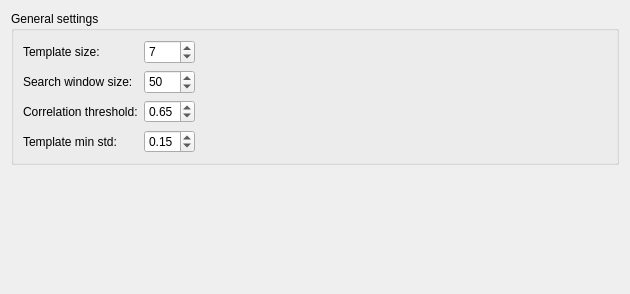
     <widget class="QWidget" name="tab_2">
      <attribute name="title">
       <string>Cross-Correlation</string>
      </attribute>
      <layout class="QGridLayout" name="gridLayout_10">
       <item row="0" column="0">
        <widget class="QGroupBox" name="groupBox_3">
         <property name="title">
          <string>General settings</string>
         </property>
         <layout class="QGridLayout" name="gridLayout_4">
          <item row="0" column="0">
           <widget class="QLabel" name="label_9">
            <property name="text">
             <string>Template size:</string>
            </property>
           </widget>
          </item>
          <item row="0" column="1">
           <widget class="QSpinBox" name="spinBox11">
            <property name="maximumSize">
             <size>
              <width>55</width>
              <height>27</height>
             </size>
            </property>
            <property name="minimum">
             <number>5</number>
            </property>
            <property name="maximum">
             <number>50</number>
            </property>
            <property name="value">
             <number>7</number>
            </property>
           </widget>
          </item>
          <item row="0" column="2">
           <spacer name="horizontalSpacer_9">
            <property name="orientation">
             <enum>Qt::Horizontal</enum>
            </property>
            <property name="sizeHint" stdset="0">
             <size>
              <width>412</width>
              <height>24</height>
             </size>
            </property>
           </spacer>
          </item>
          <item row="1" column="0">
           <widget class="QLabel" name="label_10">
            <property name="text">
             <string>Search window size:</string>
            </property>
           </widget>
          </item>
          <item row="1" column="1">
           <widget class="QSpinBox" name="spinBox12">
            <property name="maximumSize">
             <size>
              <width>55</width>
              <height>27</height>
             </size>
            </property>
            <property name="minimum">
             <number>7</number>
            </property>
            <property name="maximum">
             <number>150</number>
            </property>
            <property name="value">
             <number>50</number>
            </property>
           </widget>
          </item>
          <item row="1" column="2">
           <spacer name="horizontalSpacer_10">
            <property name="orientation">
             <enum>Qt::Horizontal</enum>
            </property>
            <property name="sizeHint" stdset="0">
             <size>
              <width>412</width>
              <height>24</height>
             </size>
            </property>
           </spacer>
          </item>
          <item row="2" column="0">
           <widget class="QLabel" name="label_11">
            <property name="text">
             <string>Correlation threshold:</string>
            </property>
           </widget>
          </item>
          <item row="2" column="1">
           <widget class="QDoubleSpinBox" name="doubleSpinBox13">
            <property name="minimum">
             <double>0.500000000000000</double>
            </property>
            <property name="maximum">
             <double>1.000000000000000</double>
            </property>
            <property name="singleStep">
             <double>0.010000000000000</double>
            </property>
            <property name="value">
             <double>0.650000000000000</double>
            </property>
           </widget>
          </item>
          <item row="2" column="2">
           <spacer name="horizontalSpacer_11">
            <property name="orientation">
             <enum>Qt::Horizontal</enum>
            </property>
            <property name="sizeHint" stdset="0">
             <size>
              <width>412</width>
              <height>24</height>
             </size>
            </property>
           </spacer>
          </item>
          <item row="3" column="0">
           <widget class="QLabel" name="label_12">
            <property name="text">
             <string>Template min std:</string>
            </property>
           </widget>
          </item>
          <item row="3" column="1">
           <widget class="QDoubleSpinBox" name="doubleSpinBox14">
            <property name="minimum">
             <double>0.010000000000000</double>
            </property>
            <property name="maximum">
             <double>1.000000000000000</double>
            </property>
            <property name="singleStep">
             <double>0.010000000000000</double>
            </property>
            <property name="value">
             <double>0.150000000000000</double>
            </property>
           </widget>
          </item>
          <item row="3" column="2">
           <spacer name="horizontalSpacer_12">
            <property name="orientation">
             <enum>Qt::Horizontal</enum>
            </property>
            <property name="sizeHint" stdset="0">
             <size>
              <width>409</width>
              <height>20</height>
             </size>
            </property>
           </spacer>
          </item>
         </layout>
        </widget>
       </item>
       <item row="1" column="0">
        <spacer name="verticalSpacer">
         <property name="orientation">
          <enum>Qt::Vertical</enum>
         </property>
         <property name="sizeHint" stdset="0">
          <size>
           <width>20</width>
           <height>118</height>
          </size>
         </property>
        </spacer>
       </item>
      </layout>
     </widget>
